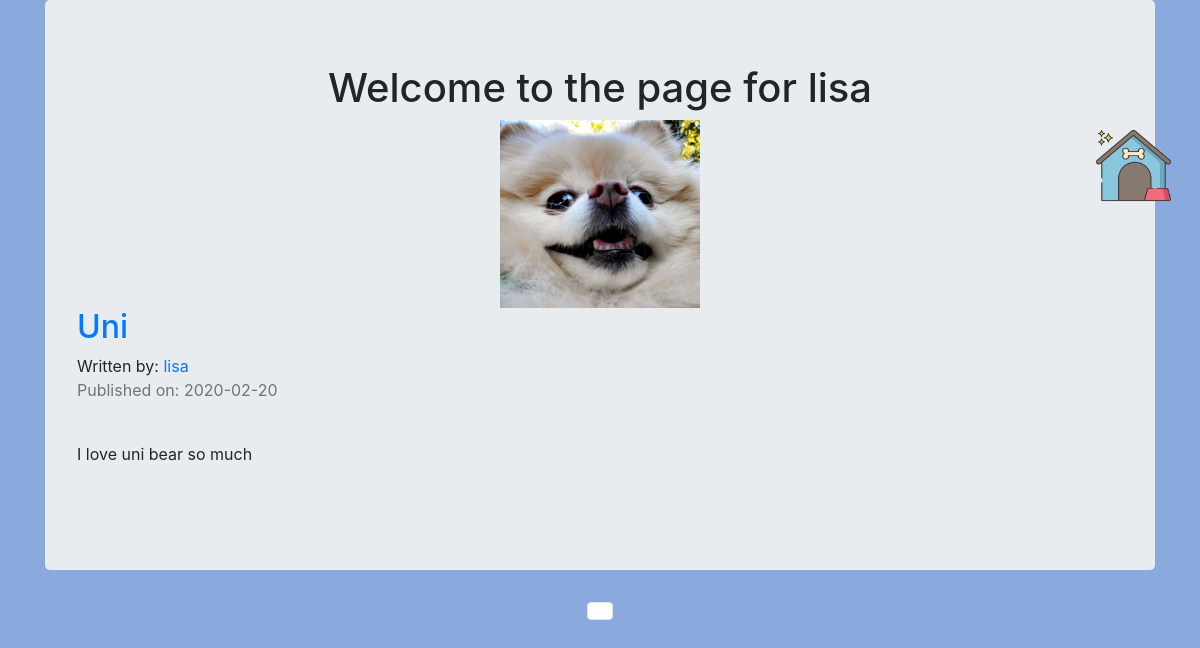
The page /lisa on the database its author committed.
### dawgblawg/models.py (models this page shows, shortened)
class User(db.Model,UserMixin):
    __tablename__= 'users'
    id = db.Column(db.Integer,primary_key=True)
    profile_image = db.Column(db.String(64),default='default_profile.png')
    email = db.Column(db.String(64),unique=True,index=True)
    username = db.Column(db.String(64),unique=True,index=True)
    password_hash = db.Column(db.String(128))
    posts = db.relationship('BlogPost',backref='author',lazy=True)

class BlogPost(db.Model):
    users = db.relationship(User)
    id = db.Column(db.Integer,primary_key=True)
    user_id = db.Column(db.Integer,db.ForeignKey('users.id'),nullable=False)
    date = db.Column(db.DateTime,nullable=False,default=datetime.utcnow)
    title = db.Column(db.String(140),nullable=False)
    text = db.Column(db.Text,nullable=False)

### dawgblawg/users/views.py (the view)
@users.route("/<username>")
def user_posts(username):
    page = request.args.get('page',1,type=int) #cycle through user posts using pages
    user = User.query.filter_by(username=username).first_or_404() #returns 404 page if user doesnt exist
    blog_posts = BlogPost.query.filter_by(author=user).order_by(BlogPost.date.desc()).paginate(page=page,per_page=5)
    return render_template('user_blog_posts.html',blog_posts=blog_posts,user=user)

### dawgblawg/templates/user_blog_posts.html
{% extends "base.html" %}
{% block content %}
  <div class="container">
    <div class="jumbotron">
      <div align='center'>
        <h1>Welcome to the page for {{user.username}}</h1>
        <img src="{{url_for('static',filename='profile_pics/'+user.profile_image)}}"
      </div>
    </div>
    {% for post in blog_posts.items %}
      <h2><a href="{{url_for('blog_posts.blog_post',blog_post_id=post.id)}}">{{post.title}}</a></h2>
      Written by: <a href="{{url_for('users.user_posts',username=post.author.username)}}">{{post.author.username}}</a>
      <p class='text-muted'>Published on: {{post.date.strftime("%Y-%m-%d")}}</p>
      <br>
      <p>{{post.text}}</p>
      <br>
    {% endfor %}
  </div>
  <nav aria-label='Page Navigation'>
    <ul class="pagination justify-content-center">
      {% for page_num in blog_posts.iter_pages(left_edge=1,right_edge=1,left_current=1,right_current=2) %}
        {% if blog_posts.page == page_num %}
          <li class='page-item disabled'>
            <a class="page-link" href="{{url_for('users.user_posts',username=user.username,page=page_num)}}"></a>
          </li>
        {% else %}
          <li class='page-item'>
            <a class="page-link" href="{{url_for('users.user_posts',username=user.username,page=page_num)}}"></a>
          </li>
        {% endif %}
      {% endfor %}
    </ul>
  </nav>
{% endblock %}

### dawgblawg/static/style.css (style rules this page uses)
html,body { background-color: #8aaade; }

### rows shown on the page
User: username "lisa", profile_image (picture)
BlogPost: title "Uni", author.username "lisa", date "2020-02-20", text "I love uni bear so much"
